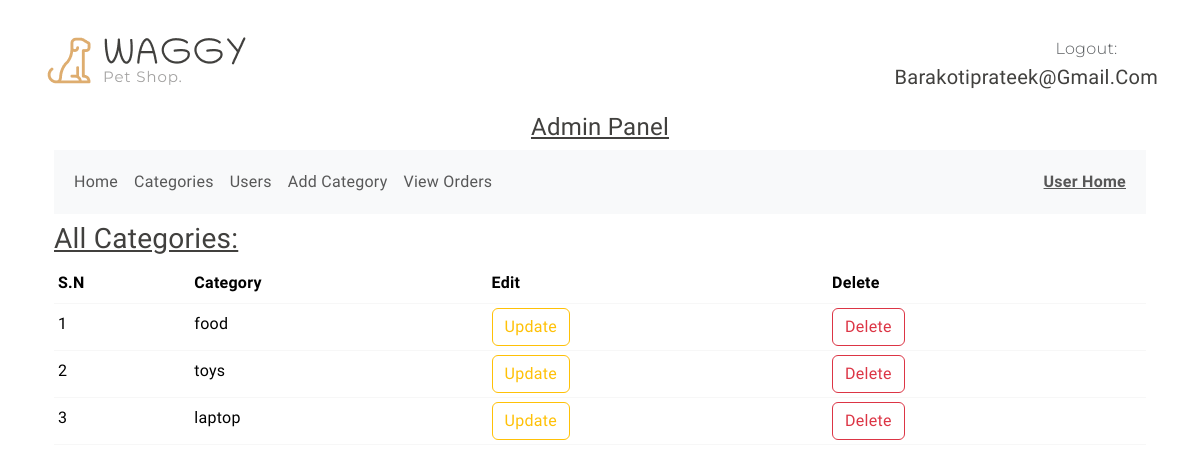
/categories (signed in), run on the app's committed database.
### shop/user/models.py (models this page shows)
class User(db.Model, UserMixin):
    id = db.Column(db.Integer, primary_key = True)
    email = db.Column(db.String(120) , unique = True , nullable = False)
    username = db.Column(db.String(50) , nullable=False)
    password = db.Column(db.String(60) , nullable=False)
    image_file = db.Column(db.String(20), nullable=False, default = 'default.png')
    role = db.Column(db.String(20) , nullable=False , default='customer')
    likes = db.relationship('Likes', backref='user', cascade='all, delete-orphan')
    cart_items = db.relationship('Cart', backref=db.backref('user', lazy=True), cascade='all, delete-orphan')
    user_orders = db.relationship('Order', back_populates='user', cascade='all, delete-orphan')
    def delete(self):
        for like in self.likes:
            db.session.delete(like)
        for order in self.user_orders:
            db.session.delete(order)
        for cart_item in self.cart_items:
            db.session.delete(cart_item)
        db.session.delete(self)
        db.session.commit()

### shop/product/models.py (models this page shows)
class Category(db.Model):
    id = db.Column(db.Integer , primary_key = True)
    name = db.Column(db.String(20) , nullable = False , unique = True)

### shop/admin/routes.py (the view)
@app.route('/categories')
@admin_required
def categories():
    all_categories = Category.query.all()
    return render_template('admin/category.html' , all_categories=all_categories)

### shop/__init__.py (called while the page is built)
def admin_required(func):
    @wraps(func)
    def decorated_function(*args, **kwargs):
        if current_user.role != 'admin':
            flash('Access Denied: You are not authorized to access admin page.')
            return redirect(url_for('log_in'))
        return func(*args, **kwargs)
    return decorated_function

### shop/user/models.py (called while the page is built)
@login_manager.user_loader
def load_user(user_id):
    return User.query.get(int(user_id))

### shop/templates/admin/category.html (shortened to what this page needs)
{% extends 'base.html' %}
{% block body %}
{% include 'admin/navbar.html' %}
      <div class="container">
       <u> <h3>All Categories:</h3></u>
        <table class="table table-sm ">
            <thead>
                <th>S.N</th>
                <th>Category</th>
                <th>Edit</th>
                <th>Delete</th>
            </thead>
            <tbody>
                {% for category in all_categories %}
                <tr>
                    <td>{{loop.index}}</td>
                    <td>{{category.name}}</td>
                    <td><a  href="{{url_for('update_category' , id=category.id)}}" class="btn btn-outline-warning">Update</a></td>
                    <td><a  href="{{url_for('delete_category' , id=category.id)}}" class="btn btn-outline-danger">Delete</a></td>
                </tr>
                {% endfor %}
            </tbody>
        </table>
      </div>
{% endblock %}

### shop/templates/admin/navbar.html (shortened to what this page needs)
<div class="container py-2">
  <div class="row py-4 pb-0 pb-sm-4 align-items-center ">
    <div class="col-sm-4 col-lg-3 text-center text-sm-start">
      <div class="main-logo">
        <a href="{{url_for('admin_home')}}">
          <img src="{{url_for('static', filename='images/logo.png')}}" alt="logo" class="img-fluid">
        </a>
      </div>
    </div>
    <div
        class="col-sm-8 col-lg-9 d-flex justify-content-between justify-content-sm-end align-items-center ">
        <div class="support-box text-end ">
          <span class="fs-6 secondary-font text-muted">Logout:</span> &nbsp;
          <h5 class="mb-0">{{current_user.email}}</h5>
        </div>
  </div>
</div>
<div class="container">
  <b><u><h4 style="display: flex;  justify-content: center;align-items: center;">Admin Panel</h4></u></b>
    <nav class="navbar navbar-expand-lg bg-body-tertiary">
        <div class="container-fluid">
          <div class="collapse navbar-collapse" id="navbarNavDropdown">
            <ul class="navbar-nav ">
              <li class="nav-item">
                <a class="nav-link " aria-current="page" href="{{url_for('admin_home')}}">Home</a>
              </li>
              <li class="nav-item">
                <a class="nav-link" href="{{url_for('categories')}}">Categories</a>
              </li>
              <li class="nav-item">
                <a class="nav-link" href="{{url_for('view_users')}}">Users</a>
              </li>
              {% if request.endpoint == 'categories' %}
              <li class="nav-item">
                <a class="nav-link" href="{{url_for('add_category')}}">Add Category</a>
              </li>
              {% endif %}
              <li class="nav-item">
                <a class="nav-link" href="{{url_for('view_orders')}}">View Orders</a>
              </li>
            </ul>
              <ul class="navbar-nav ms-auto">
                <li class="nav-item">
                  <a class="nav-link" href="{{url_for('home')}}"> <b><u>User Home</u></b></a>
                </li>
              </ul>
          </div>
        </div>
      </nav>
</div>

### shop/static/style.css (style rules this page uses)
:root { --header-height: 160px; --header-height-min: 80px; }
:root { --accent-color: #DEAD6F; --dark-color: #222222; --light-dark-color: #727272; --light-color: #fff; --grey-color: #dbdbdb; --light-grey-color: #fafafa; --primary-color: #6995B1; --light-primary-color: #eef1f3; }
:root { --body-font: 'Chilanka', cursive; --heading-font: 'Chilanka', cursive; --secondary-font: 'Montserrat', sans-serif; }
h1, h2, h3, h4, h5, h6 { font-family: var(--heading-font); color: var(--bs-body-color); font-weight: 400; text-transform: capitalize; }
a { text-decoration: none; }
.secondary-font { font-family: var(--secondary-font); font-weight: 300; }

### data on the page
User: email "Barakotiprateek@gmail.com"
Category: name "food"
Category: name "toys"
Category: name "laptop"
